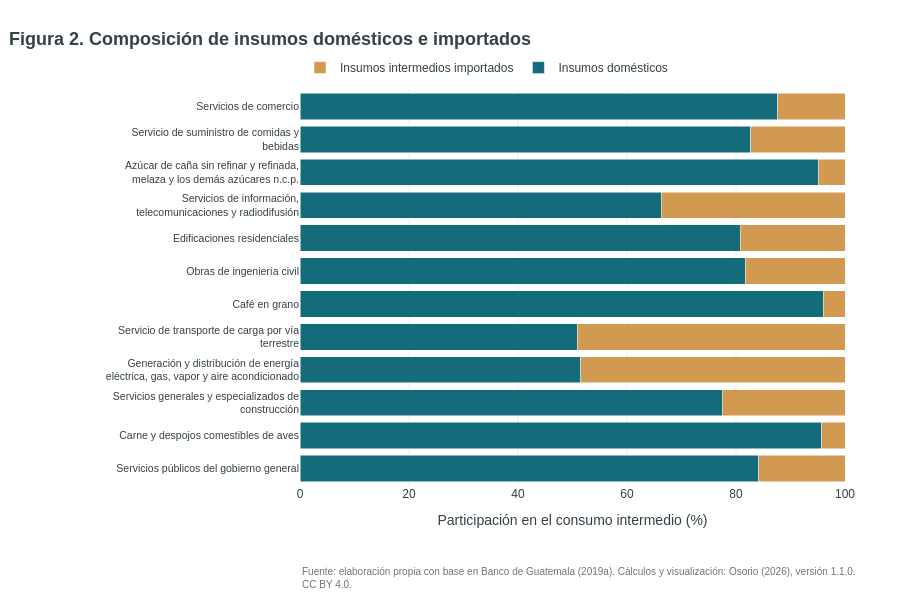
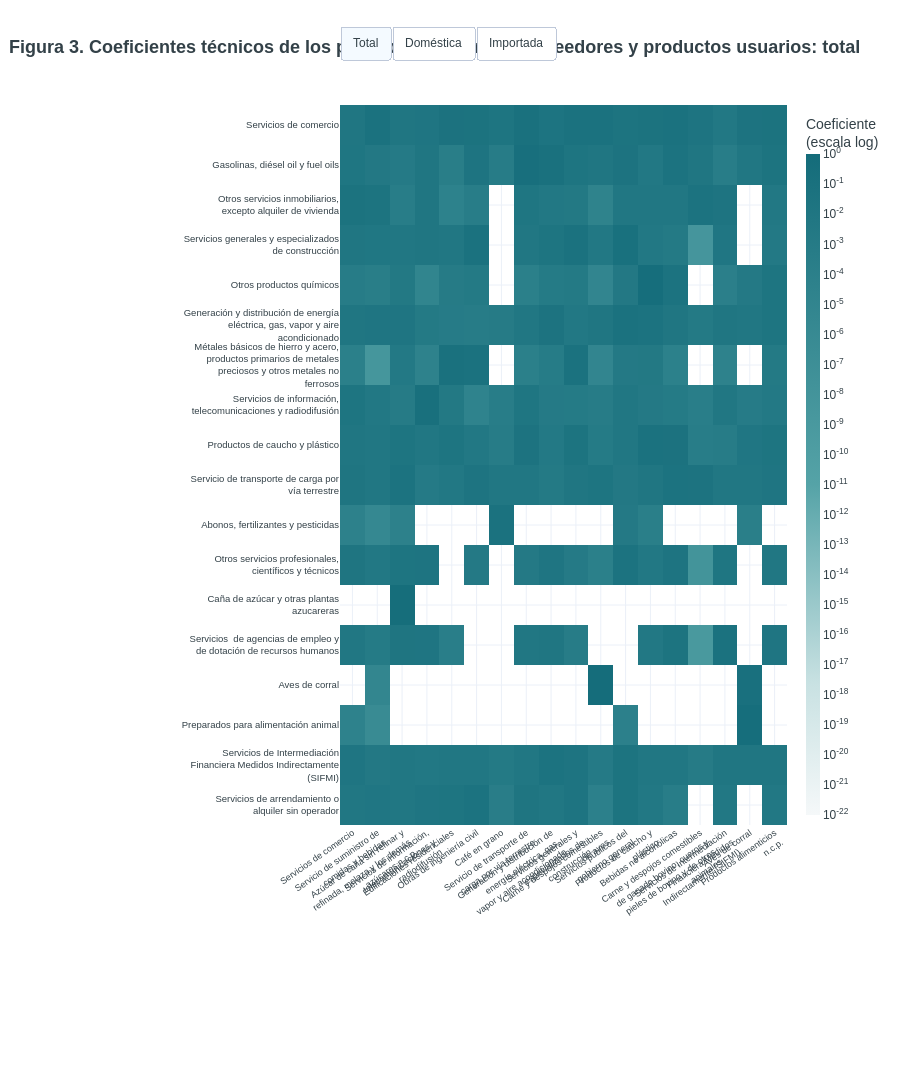
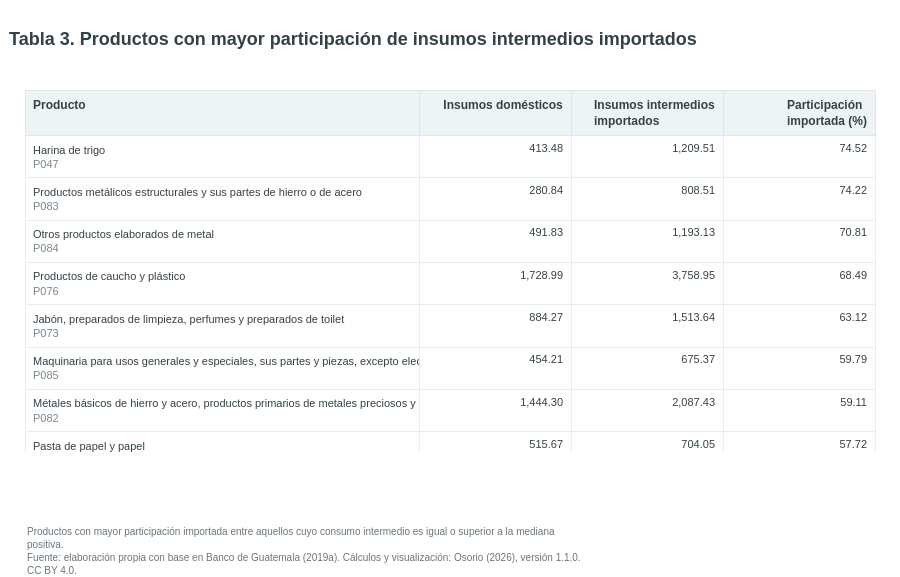

Notebook code cell kept with these figures, in order:
### Markdown cell above
## 2. Insumos domésticos e importados

Cada columna de la MIP describe los insumos necesarios para producir el producto correspondiente; cada fila identifica el producto suministrado como insumo. La matriz doméstica registra compras a productores del país y la matriz importada registra insumos intermedios adquiridos al resto del mundo (Banco de Guatemala, 2019b).

Para cada origen $r\in\{d,m\}$ —nacional o importado— el coeficiente se calcula como:

$$
a^{r}_{ij}=
\begin{cases}
z^{r}_{ij}/x_j, & \text{si } x_j>0,\\
0, & \text{si } x_j=0.
\end{cases}
$$

El coeficiente $a_{ij}$ mide el requerimiento directo del insumo $i$ por unidad de producción del producto $j$ (Leontief, 1936; Miller y Blair, 2022). La segunda regla conserva las seis columnas sin producción observada sin dividir por cero. Esos productos se excluyen del selector de escenarios. La participación importada se define, cuando el consumo intermedio es positivo, como:

$$
s^{m}_{j}=
\frac{\sum_i z^{m}_{ij}}
{\sum_i\left(z^{d}_{ij}+z^{m}_{ij}\right)}\times 100.
$$

La figura de composición compara los productos con mayor utilización de insumos. Una participación importada elevada indica dependencia de insumos externos, no necesariamente dependencia de importaciones del producto final.

El **mapa de calor interactivo** cruza los 18 insumos con mayores ventas intermedias y los 18 productos con mayor uso de insumos. Las filas son insumos proveedores; las columnas son productos usuarios. El selector permite alternar coeficientes totales, domésticos e importados sin cambiar el conjunto comparado.

### Code cell
#@title { display-mode: "form" }
estructura = pd.DataFrame({
    "codigo": CODIGOS,
    "producto": [NOMBRES[c] for c in CODIGOS],
    "domestico": Z_d.sum(axis=0),
    "importado": Z_m.sum(axis=0),
})
estructura["total"] = estructura["domestico"] + estructura["importado"]
estructura["participacion_importada"] = np.divide(
    100 * estructura["importado"],
    estructura["total"],
    out=np.full(len(estructura), np.nan),
    where=estructura["total"].to_numpy() > 0,
)
principales_insumos = estructura.nlargest(12, "total")
fig = figura_insumos(principales_insumos, participaciones=True)
mostrar_figura(fig, "Figura 2. Composición de insumos domésticos e importados")

fig_mapa, titulo_mapa = figura_mapa_calor()
mostrar_figura(fig_mapa, titulo_mapa)

umbral = estructura.loc[estructura["total"] > 0, "total"].median()
dependencia = estructura.loc[estructura["total"] >= umbral].nlargest(12, "participacion_importada")
mostrar_tabla_productos(
    dependencia,
    ["domestico", "importado", "participacion_importada"],
    ["Insumos domésticos", "Insumos intermedios importados", "Participación importada (%)"],
    [2, 2, 2],
    "Tabla 3. Productos con mayor participación de insumos intermedios importados",
    "Productos con mayor participación importada entre aquellos cuyo consumo intermedio es igual o superior a la mediana positiva.",
    12,
)

### Figure 1 — Plotly figure (JSON) as saved in the notebook; plotly's stock layout.template omitted (floating-point values rounded to 4 significant figures)
{"data": [{"customdata": [["Servicios públicos del gobierno general", "P137"], ["Carne y despojos comestibles de aves", "P036"], ["Servicios generales y especializados de construcción", "P101"], ["Generación y distribución de energía eléctrica, gas, vapor y aire acondicionado", "P095"], ["Servicio de transporte de carga por vía terrestre", "P105"], ["Café en grano", "P016"], ["Obras de ingeniería civil", "P100"], ["Edificaciones residenciales", "P098"], ["Servicios de información, telecomunicaciones y radiodifusión", "P112"], ["Azúcar de caña sin refinar y refinada, melaza y los demás azúcares n.c.p.", "P052"], ["Servicio de suministro de comidas y bebidas", "P111"], ["Servicios de comercio", "P102"]], "hovertemplate": "<b>%{customdata[0]}</b><br>Código: %{customdata[1]}<br>Participación doméstica: %{x:.2f}%<extra></extra>", "marker": {"color": "#146c7a"}, "name": "Insumos domésticos", "orientation": "h", "type": "bar", "x": [84.2, 95.71, 77.48, 51.49, 50.88, 96.02, 81.65, 80.73, 66.26, 95.15, 82.67, 87.62], "y": ["Servicios públicos del gobierno general", "Carne y despojos comestibles de aves", "Servicios generales y especializados de<br>construcción", "Generación y distribución de energía<br>eléctrica, gas, vapor y aire acondicionado", "Servicio de transporte de carga por vía<br>terrestre", "Café en grano", "Obras de ingeniería civil", "Edificaciones residenciales", "Servicios de información,<br>telecomunicaciones y radiodifusión", "Azúcar de caña sin refinar y refinada,<br>melaza y los demás azúcares n.c.p.", "Servicio de suministro de comidas y<br>bebidas", "Servicios de comercio"]}, {"customdata": [["Servicios públicos del gobierno general", "P137"], ["Carne y despojos comestibles de aves", "P036"], ["Servicios generales y especializados de construcción", "P101"], ["Generación y distribución de energía eléctrica, gas, vapor y aire acondicionado", "P095"], ["Servicio de transporte de carga por vía terrestre", "P105"], ["Café en grano", "P016"], ["Obras de ingeniería civil", "P100"], ["Edificaciones residenciales", "P098"], ["Servicios de información, telecomunicaciones y radiodifusión", "P112"], ["Azúcar de caña sin refinar y refinada, melaza y los demás azúcares n.c.p.", "P052"], ["Servicio de suministro de comidas y bebidas", "P111"], ["Servicios de comercio", "P102"]], "hovertemplate": "<b>%{customdata[0]}</b><br>Código: %{customdata[1]}<br>Participación importada: %{x:.2f}%<extra></extra>", "marker": {"color": "#d29a50"}, "name": "Insumos intermedios importados", "orientation": "h", "type": "bar", "x": [15.8, 4.287, 22.52, 48.51, 49.12, 3.983, 18.35, 19.27, 33.74, 4.85, 17.33, 12.38], "y": ["Servicios públicos del gobierno general", "Carne y despojos comestibles de aves", "Servicios generales y especializados de<br>construcción", "Generación y distribución de energía<br>eléctrica, gas, vapor y aire acondicionado", "Servicio de transporte de carga por vía<br>terrestre", "Café en grano", "Obras de ingeniería civil", "Edificaciones residenciales", "Servicios de información,<br>telecomunicaciones y radiodifusión", "Azúcar de caña sin refinar y refinada,<br>melaza y los demás azúcares n.c.p.", "Servicio de suministro de comidas y<br>bebidas", "Servicios de comercio"]}], "layout": {"annotations": [{"align": "left", "font": {"color": "#69767d", "size": 10}, "showarrow": false, "text": "Fuente: elaboración propia con base en Banco de Guatemala (2019a). Cálculos y visualización: Osorio (2026), versión 1.1.0.<br>CC BY 4.0.", "x": 0, "xanchor": "left", "xref": "paper", "y": -0.2, "yanchor": "top", "yref": "paper"}], "barmode": "stack", "font": {"color": "#334148", "family": "Arial, sans-serif", "size": 12}, "height": 610, "hoverlabel": {"bgcolor": "white", "font": {"family": "Arial", "size": 12}}, "legend": {"orientation": "h", "x": 0, "xanchor": "left", "y": 1.02, "yanchor": "bottom"}, "margin": {"b": 125, "l": 300, "r": 55, "t": 90}, "paper_bgcolor": "white", "plot_bgcolor": "white", "title": {"font": {"size": 18}, "text": "<b>Figura 2. Composición de insumos domésticos e importados</b>", "x": 0.01, "xanchor": "left"}, "xaxis": {"gridcolor": "#e8edef", "range": [0, 100], "title": {"text": "Participación en el consumo intermedio (%)"}, "zeroline": false}, "yaxis": {"automargin": true, "tickfont": {"size": 10.5}}}}

### Figure 2 — Plotly figure (JSON) as saved in the notebook; plotly's stock layout.template omitted (floating-point values rounded to 4 significant figures; data arrays with more than 128 entries replaced by an {"elided": "..."} marker saying what was removed)
{"data": [{"colorbar": {"thickness": 14, "ticktext": ["10<sup>-22</sup>", "10<sup>-21</sup>", "10<sup>-20</sup>", "10<sup>-19</sup>", "10<sup>-18</sup>", "10<sup>-17</sup>", "10<sup>-16</sup>", "10<sup>-15</sup>", "10<sup>-14</sup>", "10<sup>-13</sup>", "10<sup>-12</sup>", "10<sup>-11</sup>", "10<sup>-10</sup>", "10<sup>-9</sup>", "10<sup>-8</sup>", "10<sup>-7</sup>", "10<sup>-6</sup>", "10<sup>-5</sup>", "10<sup>-4</sup>", "10<sup>-3</sup>", "10<sup>-2</sup>", "10<sup>-1</sup>", "10<sup>0</sup>"], "tickvals": [-22, -21, -20, -19, -18, -17, -16, -15, -14, -13, -12, -11, -10, -9, -8, -7, -6, -5, -4, -3, -2, -1, 0], "title": {"text": "Coeficiente<br>(escala log)"}}, "colorscale": [[0.0, "#f5f8f9"], [0.2, "#c8e1e2"], [0.5, "#55a3a7"], [1.0, "#146c7a"]], "customdata": {"elided": "18x18x7 mixed values"}, "hovertemplate": "<b>Insumo:</b> %{customdata[0]} (%{customdata[1]})<br><b>Producto que lo utiliza:</b> %{customdata[2]} (%{customdata[3]})<br><b>Origen:</b> %{customdata[4]}<br><b>Coeficiente exacto:</b> %{customdata[5]:.6f}<br><b>Transacción:</b> Q %{customdata[6]:,.2f} millones<extra></extra>", "type": "heatmap", "visible": true, "x": ["Servicios de comercio", "Servicio de suministro de<br>comidas y bebidas", "Azúcar de caña sin refinar y<br>refinada, melaza y los demás<br>azúcares n.c.p.", "Servicios de información,<br>telecomunicaciones y<br>radiodifusión", "Edificaciones residenciales", "Obras de ingeniería civil", "Café en grano", "Servicio de transporte de<br>carga por vía terrestre", "Generación y distribución de<br>energía eléctrica, gas,<br>vapor y aire acondicionado", "Servicios generales y<br>especializados de<br>construcción", "Carne y despojos comestibles<br>de aves", "Servicios públicos del<br>gobierno general", "Productos de caucho y<br>plástico", "Bebidas no alcohólicas", "Carne y despojos comestibles<br>de ganado bovino; cueros y<br>pieles de bovino y de otros<br>animales", "Servicios de Intermediación<br>Financiera Medidos<br>Indirectamente (SIFMI)", "Aves de corral", "Productos alimenticios<br>n.c.p."], "y": ["Servicios de comercio", "Gasolinas, diésel oil y fuel oils", "Otros servicios inmobiliarios,<br>excepto alquiler de vivienda", "Servicios generales y especializados<br>de construcción", "Otros productos químicos", "Generación y distribución de energía<br>eléctrica, gas, vapor y aire<br>acondicionado", "Métales básicos de hierro y acero,<br>productos primarios de metales<br>preciosos y otros metales no<br>ferrosos", "Servicios de información,<br>telecomunicaciones y radiodifusión", "Productos de caucho y plástico", "Servicio de transporte de carga por<br>vía terrestre", "Abonos, fertilizantes y pesticidas", "Otros servicios profesionales,<br>científicos y técnicos", "Caña de azúcar y otras plantas<br>azucareras", "Servicios  de agencias de empleo y<br>de dotación de recursos humanos", "Aves de corral", "Preparados para alimentación animal", "Servicios de Intermediación<br>Financiera Medidos Indirectamente<br>(SIFMI)", "Servicios de arrendamiento o<br>alquiler sin operador"], "z": {"elided": "18x18 float values"}, "zmax": 0, "zmin": -22}, {"colorbar": {"thickness": 14, "ticktext": ["10<sup>-22</sup>", "10<sup>-21</sup>", "10<sup>-20</sup>", "10<sup>-19</sup>", "10<sup>-18</sup>", "10<sup>-17</sup>", "10<sup>-16</sup>", "10<sup>-15</sup>", "10<sup>-14</sup>", "10<sup>-13</sup>", "10<sup>-12</sup>", "10<sup>-11</sup>", "10<sup>-10</sup>", "10<sup>-9</sup>", "10<sup>-8</sup>", "10<sup>-7</sup>", "10<sup>-6</sup>", "10<sup>-5</sup>", "10<sup>-4</sup>", "10<sup>-3</sup>", "10<sup>-2</sup>", "10<sup>-1</sup>", "10<sup>0</sup>"], "tickvals": [-22, -21, -20, -19, -18, -17, -16, -15, -14, -13, -12, -11, -10, -9, -8, -7, -6, -5, -4, -3, -2, -1, 0], "title": {"text": "Coeficiente<br>(escala log)"}}, "colorscale": [[0.0, "#f5f8f9"], [0.2, "#c8e1e2"], [0.5, "#55a3a7"], [1.0, "#146c7a"]], "customdata": {"elided": "18x18x7 mixed values"}, "hovertemplate": "<b>Insumo:</b> %{customdata[0]} (%{customdata[1]})<br><b>Producto que lo utiliza:</b> %{customdata[2]} (%{customdata[3]})<br><b>Origen:</b> %{customdata[4]}<br><b>Coeficiente exacto:</b> %{customdata[5]:.6f}<br><b>Transacción:</b> Q %{customdata[6]:,.2f} millones<extra></extra>", "type": "heatmap", "visible": false, "x": ["Servicios de comercio", "Servicio de suministro de<br>comidas y bebidas", "Azúcar de caña sin refinar y<br>refinada, melaza y los demás<br>azúcares n.c.p.", "Servicios de información,<br>telecomunicaciones y<br>radiodifusión", "Edificaciones residenciales", "Obras de ingeniería civil", "Café en grano", "Servicio de transporte de<br>carga por vía terrestre", "Generación y distribución de<br>energía eléctrica, gas,<br>vapor y aire acondicionado", "Servicios generales y<br>especializados de<br>construcción", "Carne y despojos comestibles<br>de aves", "Servicios públicos del<br>gobierno general", "Productos de caucho y<br>plástico", "Bebidas no alcohólicas", "Carne y despojos comestibles<br>de ganado bovino; cueros y<br>pieles de bovino y de otros<br>animales", "Servicios de Intermediación<br>Financiera Medidos<br>Indirectamente (SIFMI)", "Aves de corral", "Productos alimenticios<br>n.c.p."], "y": ["Servicios de comercio", "Gasolinas, diésel oil y fuel oils", "Otros servicios inmobiliarios,<br>excepto alquiler de vivienda", "Servicios generales y especializados<br>de construcción", "Otros productos químicos", "Generación y distribución de energía<br>eléctrica, gas, vapor y aire<br>acondicionado", "Métales básicos de hierro y acero,<br>productos primarios de metales<br>preciosos y otros metales no<br>ferrosos", "Servicios de información,<br>telecomunicaciones y radiodifusión", "Productos de caucho y plástico", "Servicio de transporte de carga por<br>vía terrestre", "Abonos, fertilizantes y pesticidas", "Otros servicios profesionales,<br>científicos y técnicos", "Caña de azúcar y otras plantas<br>azucareras", "Servicios  de agencias de empleo y<br>de dotación de recursos humanos", "Aves de corral", "Preparados para alimentación animal", "Servicios de Intermediación<br>Financiera Medidos Indirectamente<br>(SIFMI)", "Servicios de arrendamiento o<br>alquiler sin operador"], "z": {"elided": "18x18 float values"}, "zmax": 0, "zmin": -22}, {"colorbar": {"thickness": 14, "ticktext": ["10<sup>-22</sup>", "10<sup>-21</sup>", "10<sup>-20</sup>", "10<sup>-19</sup>", "10<sup>-18</sup>", "10<sup>-17</sup>", "10<sup>-16</sup>", "10<sup>-15</sup>", "10<sup>-14</sup>", "10<sup>-13</sup>", "10<sup>-12</sup>", "10<sup>-11</sup>", "10<sup>-10</sup>", "10<sup>-9</sup>", "10<sup>-8</sup>", "10<sup>-7</sup>", "10<sup>-6</sup>", "10<sup>-5</sup>", "10<sup>-4</sup>", "10<sup>-3</sup>", "10<sup>-2</sup>", "10<sup>-1</sup>", "10<sup>0</sup>"], "tickvals": [-22, -21, -20, -19, -18, -17, -16, -15, -14, -13, -12, -11, -10, -9, -8, -7, -6, -5, -4, -3, -2, -1, 0], "title": {"text": "Coeficiente<br>(escala log)"}}, "colorscale": [[0.0, "#f5f8f9"], [0.2, "#c8e1e2"], [0.5, "#55a3a7"], [1.0, "#146c7a"]], "customdata": {"elided": "18x18x7 mixed values"}, "hovertemplate": "<b>Insumo:</b> %{customdata[0]} (%{customdata[1]})<br><b>Producto que lo utiliza:</b> %{customdata[2]} (%{customdata[3]})<br><b>Origen:</b> %{customdata[4]}<br><b>Coeficiente exacto:</b> %{customdata[5]:.6f}<br><b>Transacción:</b> Q %{customdata[6]:,.2f} millones<extra></extra>", "type": "heatmap", "visible": false, "x": ["Servicios de comercio", "Servicio de suministro de<br>comidas y bebidas", "Azúcar de caña sin refinar y<br>refinada, melaza y los demás<br>azúcares n.c.p.", "Servicios de información,<br>telecomunicaciones y<br>radiodifusión", "Edificaciones residenciales", "Obras de ingeniería civil", "Café en grano", "Servicio de transporte de<br>carga por vía terrestre", "Generación y distribución de<br>energía eléctrica, gas,<br>vapor y aire acondicionado", "Servicios generales y<br>especializados de<br>construcción", "Carne y despojos comestibles<br>de aves", "Servicios públicos del<br>gobierno general", "Productos de caucho y<br>plástico", "Bebidas no alcohólicas", "Carne y despojos comestibles<br>de ganado bovino; cueros y<br>pieles de bovino y de otros<br>animales", "Servicios de Intermediación<br>Financiera Medidos<br>Indirectamente (SIFMI)", "Aves de corral", "Productos alimenticios<br>n.c.p."], "y": ["Servicios de comercio", "Gasolinas, diésel oil y fuel oils", "Otros servicios inmobiliarios,<br>excepto alquiler de vivienda", "Servicios generales y especializados<br>de construcción", "Otros productos químicos", "Generación y distribución de energía<br>eléctrica, gas, vapor y aire<br>acondicionado", "Métales básicos de hierro y acero,<br>productos primarios de metales<br>preciosos y otros metales no<br>ferrosos", "Servicios de información,<br>telecomunicaciones y radiodifusión", "Productos de caucho y plástico", "Servicio de transporte de carga por<br>vía terrestre", "Abonos, fertilizantes y pesticidas", "Otros servicios profesionales,<br>científicos y técnicos", "Caña de azúcar y otras plantas<br>azucareras", "Servicios  de agencias de empleo y<br>de dotación de recursos humanos", "Aves de corral", "Preparados para alimentación animal", "Servicios de Intermediación<br>Financiera Medidos Indirectamente<br>(SIFMI)", "Servicios de arrendamiento o<br>alquiler sin operador"], "z": {"elided": "18x18 float values"}, "zmax": 0, "zmin": -22}], "layout": {"annotations": [{"align": "left", "font": {"color": "#69767d", "size": 10}, "showarrow": false, "text": "Filas: insumos. Columnas: productos que utilizan esos insumos.<br>Fuente: elaboración propia con base en Banco de Guatemala (2019a). Cálculos y visualización: Osorio (2026), versión 1.1.0.<br>CC BY 4.0.", "x": 0, "xanchor": "left", "xref": "paper", "y": -0.44, "yanchor": "top", "yref": "paper"}], "font": {"color": "#334148", "family": "Arial, sans-serif", "size": 12}, "height": 1080, "hoverlabel": {"bgcolor": "white", "font": {"family": "Arial", "size": 12}}, "margin": {"b": 255, "l": 340, "r": 80, "t": 105}, "paper_bgcolor": "white", "plot_bgcolor": "white", "title": {"font": {"size": 18}, "text": "<b>Figura 3. Coeficientes técnicos de los principales insumos proveedores y productos usuarios: total</b>", "x": 0.01, "xanchor": "left"}, "updatemenus": [{"buttons": [{"args": [{"visible": [true, false, false]}, {"title.text": "<b>Figura 3. Coeficientes técnicos de los principales insumos proveedores y productos usuarios: total</b>"}], "label": "Total", "method": "update"}, {"args": [{"visible": [false, true, false]}, {"title.text": "<b>Figura 3. Coeficientes técnicos de los principales insumos proveedores y productos usuarios:<br>doméstica</b>"}], "label": "Doméstica", "method": "update"}, {"args": [{"visible": [false, false, true]}, {"title.text": "<b>Figura 3. Coeficientes técnicos de los principales insumos proveedores y productos usuarios:<br>importada</b>"}], "label": "Importada", "method": "update"}], "direction": "right", "showactive": true, "type": "buttons", "x": 0, "xanchor": "left", "y": 1.11, "yanchor": "top"}], "xaxis": {"automargin": true, "side": "bottom", "tickangle": -35, "tickfont": {"size": 9}}, "yaxis": {"automargin": true, "autorange": "reversed", "tickfont": {"size": 9.5}}}}

### Figure 3 — Plotly figure (JSON) as saved in the notebook; plotly's stock layout.template omitted (floating-point values rounded to 4 significant figures)
{"data": [{"cells": {"align": ["left", "right", "right", "right"], "fill": {"color": "white"}, "font": {"color": "#334148", "size": 11}, "height": 31, "line": {"color": "#e8edef"}, "values": [["Harina de trigo<br><span style='color:#7a878d'>P047</span>", "Productos metálicos estructurales y sus partes de hierro o de acero<br><span style='color:#7a878d'>P083</span>", "Otros productos elaborados de metal<br><span style='color:#7a878d'>P084</span>", "Productos de caucho y plástico<br><span style='color:#7a878d'>P076</span>", "Jabón, preparados de limpieza, perfumes y preparados de toilet<br><span style='color:#7a878d'>P073</span>", "Maquinaria para usos generales y especiales, sus partes y piezas, excepto electrodomésticos<br><span style='color:#7a878d'>P085</span>", "Métales básicos de hierro y acero, productos primarios de metales preciosos y otros metales no ferrosos<br><span style='color:#7a878d'>P082</span>", "Pasta de papel y papel<br><span style='color:#7a878d'>P064</span>", "Envases de papel y cartón<br><span style='color:#7a878d'>P065</span>", "Preparados para alimentación animal<br><span style='color:#7a878d'>P054</span>", "Productos farmacéuticos<br><span style='color:#7a878d'>P075</span>", "Servicio de transporte de pasajeros por vía terrestre<br><span style='color:#7a878d'>P104</span>"], ["413.48", "280.84", "491.83", "1,728.99", "884.27", "454.21", "1,444.30", "515.67", "797.29", "1,948.50", "717.79", "1,388.26"], ["1,209.51", "808.51", "1,193.13", "3,758.95", "1,513.64", "675.37", "2,087.43", "704.05", "1,062.33", "2,451.85", "863.60", "1,510.08"], ["74.52", "74.22", "70.81", "68.49", "63.12", "59.79", "59.11", "57.72", "57.13", "55.72", "54.61", "52.10"]]}, "columnwidth": [3.5, 1.35, 1.35, 1.35], "header": {"align": ["left", "right", "right", "right"], "fill": {"color": "#eef4f5"}, "font": {"color": "#334148", "size": 12}, "height": 34, "line": {"color": "#dfe6e9"}, "values": ["<b>Producto</b>", "<b>Insumos domésticos</b>", "<b>Insumos intermedios importados</b>", "<b>Participación importada (%)</b>"]}, "type": "table"}], "layout": {"annotations": [{"align": "left", "font": {"color": "#69767d", "size": 10}, "showarrow": false, "text": "Productos con mayor participación importada entre aquellos cuyo consumo intermedio es igual o superior a la mediana<br>positiva.<br>Fuente: elaboración propia con base en Banco de Guatemala (2019a). Cálculos y visualización: Osorio (2026), versión 1.1.0.<br>CC BY 4.0.", "x": 0, "xanchor": "left", "xref": "paper", "y": -0.2, "yanchor": "top", "yref": "paper"}], "font": {"color": "#334148", "family": "Arial, sans-serif", "size": 12}, "height": 577, "hoverlabel": {"bgcolor": "white", "font": {"family": "Arial", "size": 12}}, "margin": {"b": 125, "l": 25, "r": 25, "t": 90}, "paper_bgcolor": "white", "plot_bgcolor": "white", "title": {"font": {"size": 18}, "text": "<b>Tabla 3. Productos con mayor participación de insumos intermedios importados</b>", "x": 0.01, "xanchor": "left"}}}
